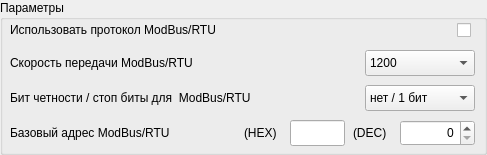
     <widget class="QGroupBox" name="str35d_Params">
      <property name="geometry">
       <rect>
        <x>5</x>
        <y>0</y>
        <width>487</width>
        <height>155</height>
       </rect>
      </property>
      <property name="title">
       <string>Параметры</string>
      </property>
      <widget class="QCheckBox" name="str35d_ModbusEn">
       <property name="geometry">
        <rect>
         <x>457</x>
         <y>20</y>
         <width>18</width>
         <height>20</height>
        </rect>
       </property>
       <property name="text">
        <string/>
       </property>
      </widget>
      <widget class="QLabel" name="label_118">
       <property name="geometry">
        <rect>
         <x>10</x>
         <y>20</y>
         <width>321</width>
         <height>20</height>
        </rect>
       </property>
       <property name="font">
        <font>
         <family>Arial</family>
         <pointsize>9</pointsize>
         <kerning>true</kerning>
        </font>
       </property>
       <property name="text">
        <string>Использовать протокол ModBus/RTU</string>
       </property>
      </widget>
      <widget class="QLabel" name="label_119">
       <property name="geometry">
        <rect>
         <x>10</x>
         <y>50</y>
         <width>321</width>
         <height>25</height>
        </rect>
       </property>
       <property name="font">
        <font>
         <family>Arial</family>
         <pointsize>9</pointsize>
         <kerning>true</kerning>
        </font>
       </property>
       <property name="text">
        <string>Скорость передачи ModBus/RTU</string>
       </property>
      </widget>
      <widget class="QComboBox" name="str35d_BaudRate">
       <property name="geometry">
        <rect>
         <x>365</x>
         <y>50</y>
         <width>110</width>
         <height>26</height>
        </rect>
       </property>
       <item>
        <property name="text">
         <string>1200</string>
        </property>
       </item>
       <item>
        <property name="text">
         <string>2400</string>
        </property>
       </item>
       <item>
        <property name="text">
         <string>4800</string>
        </property>
       </item>
       <item>
        <property name="text">
         <string>9600</string>
        </property>
       </item>
       <item>
        <property name="text">
         <string>14400</string>
        </property>
       </item>
       <item>
        <property name="text">
         <string>19200</string>
        </property>
       </item>
       <item>
        <property name="text">
         <string>38400</string>
        </property>
       </item>
       <item>
        <property name="text">
         <string>57600</string>
        </property>
       </item>
       <item>
        <property name="text">
         <string>115200</string>
        </property>
       </item>
       <item>
        <property name="text">
         <string>128000</string>
        </property>
       </item>
      </widget>
      <widget class="QLabel" name="label_122">
       <property name="geometry">
        <rect>
         <x>10</x>
         <y>85</y>
         <width>321</width>
         <height>25</height>
        </rect>
       </property>
       <property name="font">
        <font>
         <family>Arial</family>
         <pointsize>9</pointsize>
         <kerning>true</kerning>
        </font>
       </property>
       <property name="text">
        <string>Бит четности / стоп биты для  ModBus/RTU</string>
       </property>
      </widget>
      <widget class="QComboBox" name="str35d_Parity">
       <property name="geometry">
        <rect>
         <x>365</x>
         <y>85</y>
         <width>110</width>
         <height>26</height>
        </rect>
       </property>
       <item>
        <property name="text">
         <string>нет / 1 бит</string>
        </property>
       </item>
       <item>
        <property name="text">
         <string>нет / 2 бита</string>
        </property>
       </item>
       <item>
        <property name="text">
         <string>even / 1 бит</string>
        </property>
       </item>
      </widget>
      <widget class="QLabel" name="label_123">
       <property name="geometry">
        <rect>
         <x>10</x>
         <y>120</y>
         <width>211</width>
         <height>25</height>
        </rect>
       </property>
       <property name="font">
        <font>
         <family>Arial</family>
         <pointsize>9</pointsize>
         <kerning>true</kerning>
        </font>
       </property>
       <property name="text">
        <string>Базовый адрес ModBus/RTU</string>
       </property>
      </widget>
      <widget class="QSpinBox" name="str35d_AddrDEC">
       <property name="geometry">
        <rect>
         <x>400</x>
         <y>120</y>
         <width>75</width>
         <height>26</height>
        </rect>
       </property>
       <property name="alignment">
        <set>Qt::AlignRight|Qt::AlignTrailing|Qt::AlignVCenter</set>
       </property>
       <property name="maximum">
        <number>256</number>
       </property>
      </widget>
      <widget class="QLineEdit" name="str35d_AddrHEX">
       <property name="enabled">
        <bool>true</bool>
       </property>
       <property name="geometry">
        <rect>
         <x>290</x>
         <y>120</y>
         <width>55</width>
         <height>26</height>
        </rect>
       </property>
       <property name="alignment">
        <set>Qt::AlignRight|Qt::AlignTrailing|Qt::AlignVCenter</set>
       </property>
       <property name="dragEnabled">
        <bool>false</bool>
       </property>
       <property name="readOnly">
        <bool>true</bool>
       </property>
      </widget>
      <widget class="QLabel" name="label_124">
       <property name="geometry">
        <rect>
         <x>353</x>
         <y>120</y>
         <width>42</width>
         <height>25</height>
        </rect>
       </property>
       <property name="font">
        <font>
         <family>Arial</family>
         <pointsize>9</pointsize>
         <kerning>true</kerning>
        </font>
       </property>
       <property name="text">
        <string notr="true">(DEC)</string>
       </property>
      </widget>
      <widget class="QLabel" name="label_125">
       <property name="geometry">
        <rect>
         <x>244</x>
         <y>120</y>
         <width>41</width>
         <height>25</height>
        </rect>
       </property>
       <property name="font">
        <font>
         <family>Arial</family>
         <pointsize>9</pointsize>
         <kerning>true</kerning>
        </font>
       </property>
       <property name="text">
        <string notr="true">(HEX)</string>
       </property>
      </widget>
     </widget>
